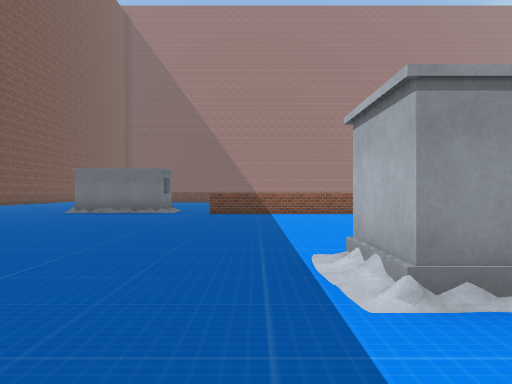
view 1 (above)

24 first-person views from a walk through a Unity game level. The camera is 1.3 m above the floor, looks level and sees 75° across. The floor is counted in squares, 2 m on a side. Each view is taken from the middle of a square. On the plan, view 1 faces up. The plan holds only what a view shows up to about 10 squares ahead; the rest is blank. The place goes on beyond the plan. The player is left out. Some animated figures are left out. Some surface patterns are stand-ins.

view 2
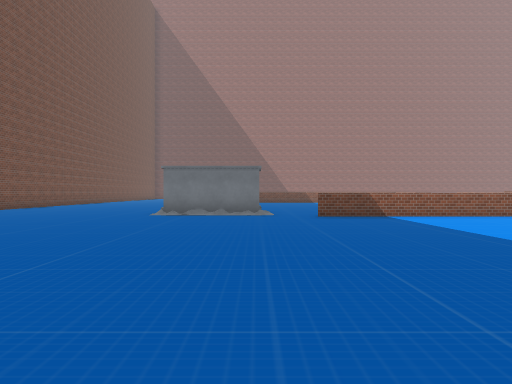

view 3
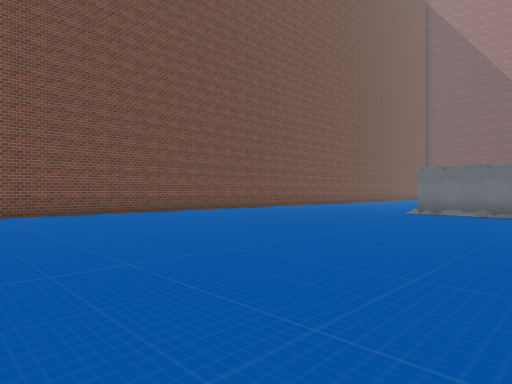

view 4
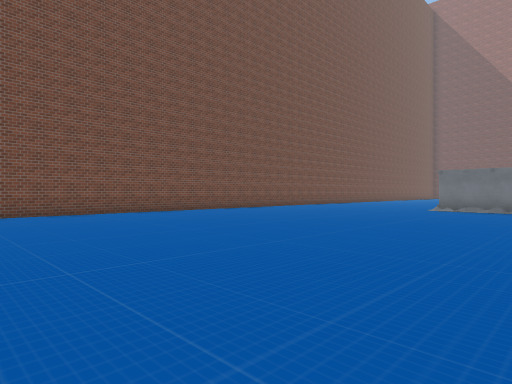

view 5
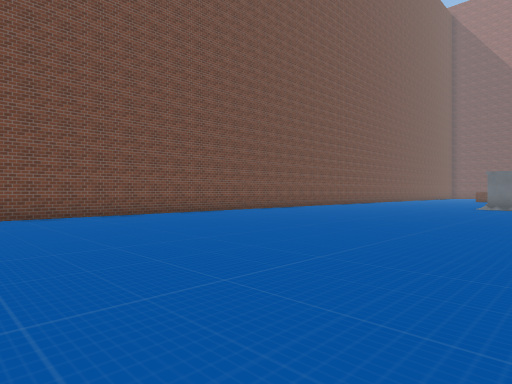

view 6
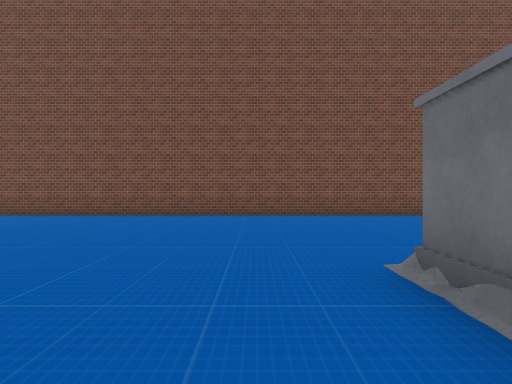

view 7
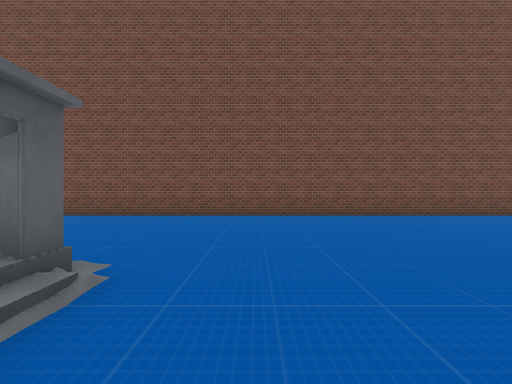

view 8
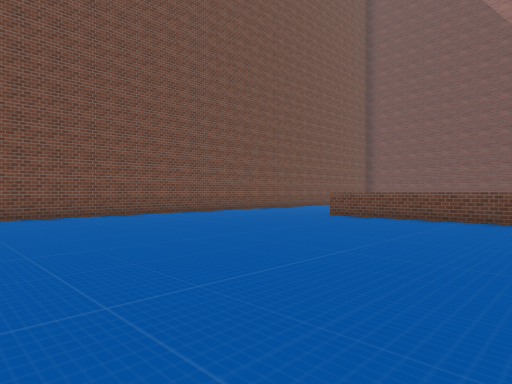

view 9
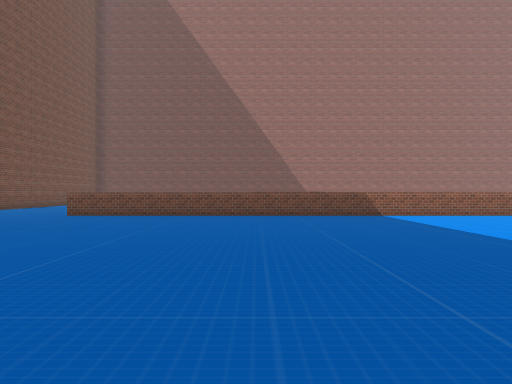

view 10
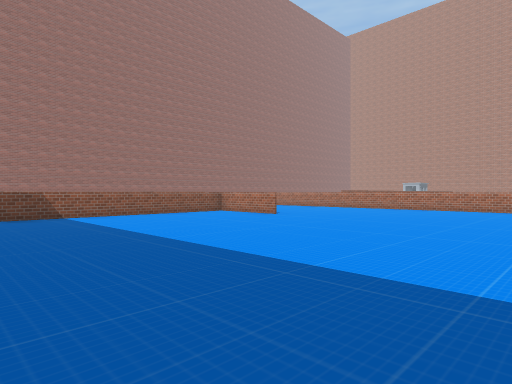

view 11
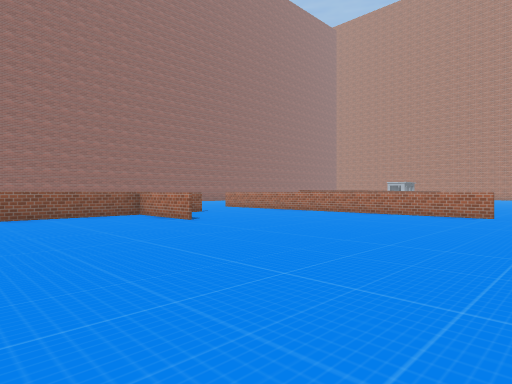

view 12
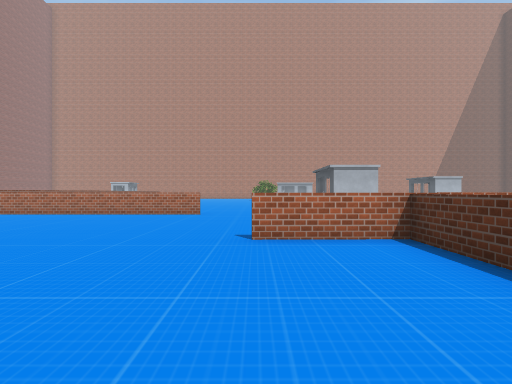

view 13
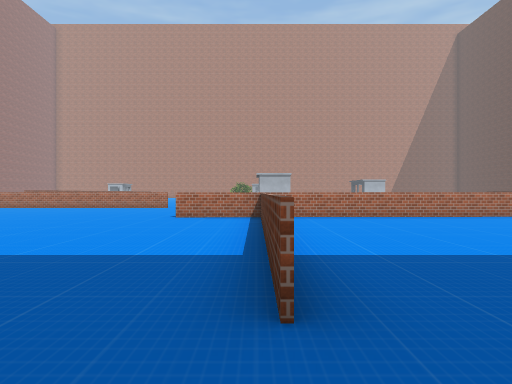

view 14
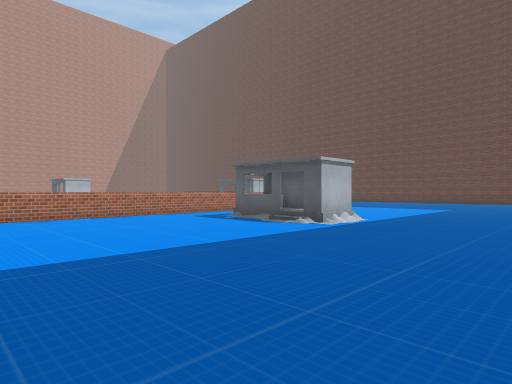

view 15
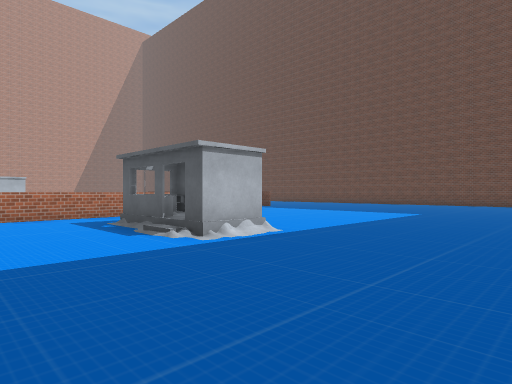

view 16
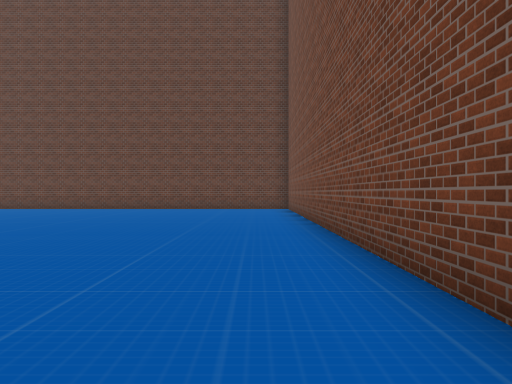

view 17
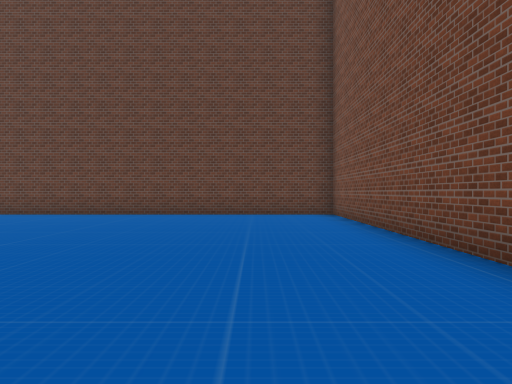

view 18
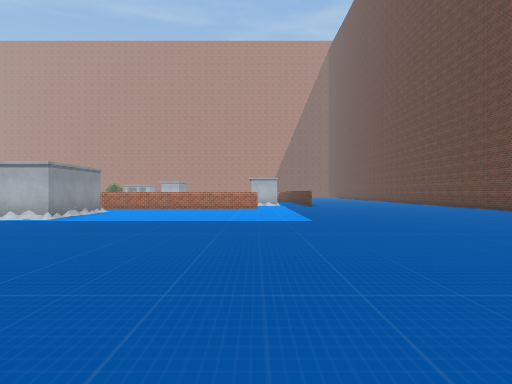

view 19
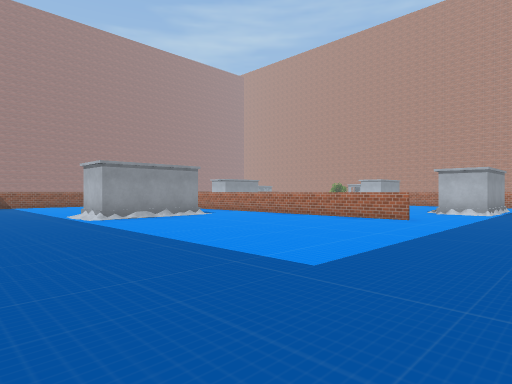

view 20
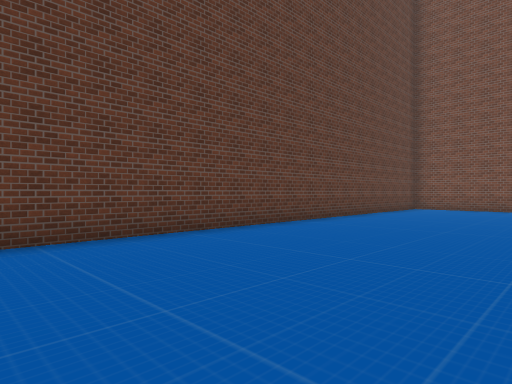

view 21
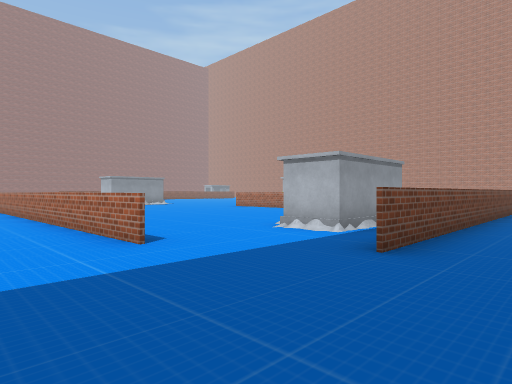

view 22
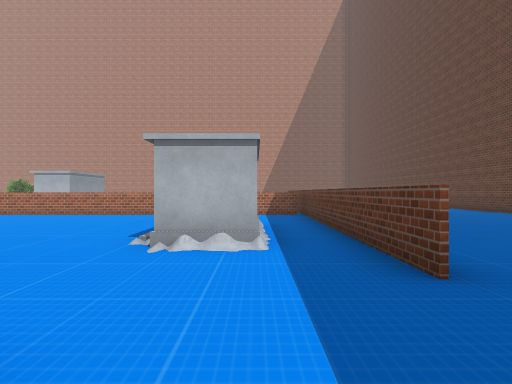

view 23
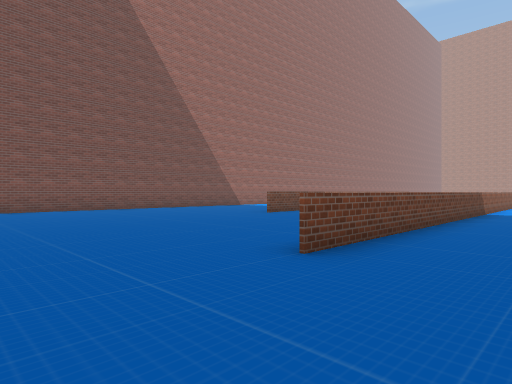

view 24
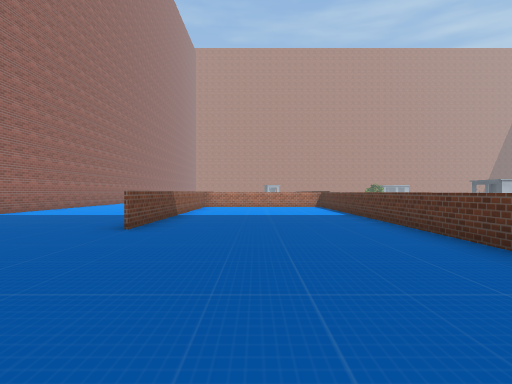

### Floor plan
Points are (right, up) in squares from view 1. A wall is a line through its corners. A room is listed if a view was taken in it or the views show most of it. See-through windows are left out.
Room 1 (views 1, 2, 3, 4, 5, 6, 7, 8, 9, 10, 11, 12, 13, 14, 15, 16, 17, 18, 19, 20, 21, 22, 23, 24)
walls: (-1.4, 9.9) (5.6, 9.9); (3.8, 9.8) (-1.4, 9.8); (5.9, -3.1) (5.5, 12.1); (5.4, 18.5) (5.3, 21.1) (-8.2, 21.1); (10.7, 13.5) (10.6, 19.4); (-5.4, 21.2) (1, 21.2); (-12.2, 20.1) (-12.2, -11.7) (0.5, -11.7); (1, 26.2) (-3.2, 26.2); (15.9, -5.4) (7.4, -5.4)
ways out: opening at (6.5, -4); opening at (8.5, 12.2)
objects: building (-6, 10) to (-3, 11); building (1, 2) to (3, 3)

Positions as (right, up) in squares from view 1, and headings:
1: (0, 0), facing up
2: (-3, 1), facing up
3: (-2, 0), facing up-left
4: (-2, -2), facing up-left
5: (-3, -4), facing up-left
6: (-3, 9), facing left
7: (-3, 13), facing left
8: (-3, 13), facing up-left
9: (-3, 12), facing up
10: (-2, 12), facing up-right
11: (1, 12), facing up-right
12: (1, 12), facing right
13: (-3, 10), facing right
14: (-3, 9), facing down-right
15: (-3, 6), facing down-right
16: (-11, 1), facing down
17: (-10, -2), facing down
18: (-7, -3), facing right
19: (-2, -6), facing up-right
20: (1, -7), facing down-left
21: (4, -7), facing up-right
22: (5, -4), facing right
23: (-11, 19), facing up-right
24: (-9, 24), facing right
